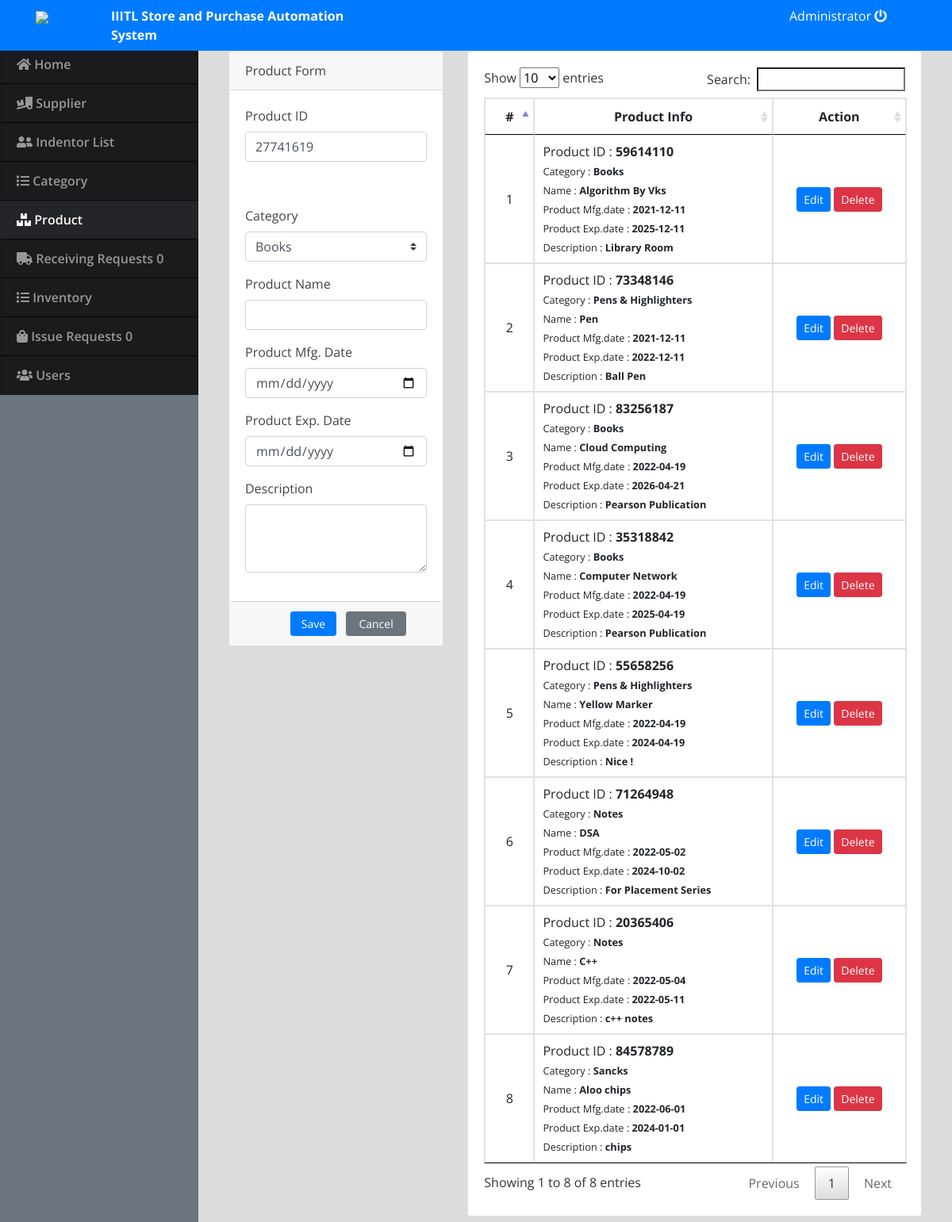
Page /index.php?page=product (signed in) on the committed database.
### tables this page shows
CREATE TABLE `product_list` (
  `id` int(30) NOT NULL,
  `product_id` int(30) NOT NULL,
  `category_id` int(30) NOT NULL,
  `name` varchar(150) NOT NULL,
  `mfg_date` date NOT NULL,
  `exp_date` date NOT NULL,
  `description` text NOT NULL
);

### product.php (the view, shortened to what this page needs)
<?php include('db_connect.php');
	$product_id = mt_rand(1,99999999);
	$product_id = sprintf("%'.08d\n", $product_id);
?>
<div class="container-fluid">
	<div class="col-lg-12">
		<div class="row">
			<div class="col-md-4">
			<form action="" id="manage-product">
				<div class="card">
					<div class="card-header">
						    Product Form
				  	</div>
					<div class="card-body">
							<div class="form-group">
								<label class="control-label">Product ID</label>
								<input type="text" class="form-control" name="product_id" value="<?php echo $product_id ?>">
							</div>
					</div>
					<div class="card-body">
							<div class="form-group">
								<label class="control-label">Category</label>
								<select name="category_id" id="" class="custom-select browser-default">
								<?php
								$cat = $conn->query("SELECT * FROM category_list order by name asc");
								while($row=$cat->fetch_assoc()):
									$cat_arr[$row['id']] = $row['name'];
								?>
									<option value="<?php echo $row['id'] ?>"><?php echo $row['name'] ?></option>
								<?php endwhile; ?>
								</select>
							</div>
						<div class="form-group">
							<label class="control-label">Product Name</label>
							<input type="text" class="form-control" name="name" >
						</div>
						<div class="form-group">
							<label class="control-label">Product Mfg. Date</label>
							<input type="date" class="form-control" id="mfg_date" name="mfg_date" >
						</div>
						<div class="form-group">
							<label class="control-label">Product Exp. Date</label>
							<input type="date" class="form-control" id="exp_date" name="exp_date" >
						</div>
						<div class="form-group">
							<label class="control-label">Description</label>
							<textarea class="form-control" cols="30" rows="3" name="description"></textarea>
						</div>
					</div>
					<div class="card-footer">
						<div class="row">
							<div class="col-md-12">
								<button class="btn btn-sm btn-primary col-sm-3 offset-md-3 mr-2"> Save</button>
								<button class="btn btn-sm btn-secondary col-sm-4" type="button" onclick="$('#manage-product').get(0).reset()">Cancel</button>
							</div>
						</div>
					</div>
				</div>
			</form>
			</div>
			<div class="col-md-8">
				<div class="card">
					<div class="card-body">
						<table class="table table-bordered table-hover">
							<thead>
								<tr>
									<th class="text-center">#</th>
									<th class="text-center">Product Info</th>
									<th class="text-center">Action</th>
								</tr>
							</thead>
							<tbody>
								<?php
								$i = 1;
								$prod = $conn->query("SELECT * FROM product_list order by id asc");
								while($row=$prod->fetch_assoc()):
								?>
								<tr>
									<td class="text-center"><?php echo $i++ ?></td>
									<td class="">
										<p>Product ID : <b><?php echo $row['product_id'] ?></b></p>
										<p><small>Category : <b><?php echo $cat_arr[$row['category_id']] ?></b></small></p>
										<p><small>Name : <b><?php echo $row['name'] ?></b></small></p>
										<p><small>Product Mfg.date : <b><?php echo $row['mfg_date'] ?></b></small></p>
										<p><small>Product Exp.date : <b><?php echo $row['exp_date'] ?></b></small></p>
										<p><small>Description : <b><?php echo $row['description'] ?></b></small></p>
									</td>
									<td class="text-center">
										<button class="btn btn-sm btn-primary edit_product" type="button" data-id="<?php echo $row['id'] ?>" data-name="<?php echo $row['name'] ?>" data-product="<?php echo $row['product_id'] ?>" data-category_id="<?php echo $row['category_id'] ?>"data-mfg="<?php echo $row['mfg_date'] ?>" data-exp="<?php echo $row['exp_date'] ?>" data-description="<?php echo $row['description'] ?>"  >Edit</button>
										<button class="btn btn-sm btn-danger delete_product" type="button" data-id="<?php echo $row['id'] ?>">Delete</button>
									</td>
								</tr>
								<?php endwhile; ?>
							</tbody>
						</table>
					</div>
				</div>
			</div>
		</div>
	</div>
</div>

### assets/css/style.css (style rules this page uses)
body { font-family: "Open Sans", sans-serif; color: #444444; width: 100%; height: calc(100%); }

### index.php (style rules this page uses)
body { background: #80808045; }

### product.php (style rules this page uses)
td { vertical-align: middle !important; }
td p { margin:unset; }

### rows in the picture
product_list: product "59614110", category "Books", name "Algorithm By Vks", mfg_date "2021-12-11", exp_date "2025-12-11", description "Library Room"
product_list: product "73348146", category "Pens & Highlighters", name "Pen", mfg_date "2021-12-11", exp_date "2022-12-11", description "Ball Pen"
product_list: product "83256187", category "Books", name "Cloud Computing", mfg_date "2022-04-19", exp_date "2026-04-21", description "Pearson Publication"
product_list: product "35318842", category "Books", name "Computer Network", mfg_date "2022-04-19", exp_date "2025-04-19", description "Pearson Publication"
product_list: product "55658256", category "Pens & Highlighters", name "Yellow Marker", mfg_date "2022-04-19", exp_date "2024-04-19", description "Nice !"
product_list: product "71264948", category "Notes", name "DSA", mfg_date "2022-05-02", exp_date "2024-10-02", description "For Placement Series"
product_list: product "20365406", category "Notes", name "C++", mfg_date "2022-05-04", exp_date "2022-05-11", description "c++ notes"
product_list: product "84578789", category "Sancks", name "Aloo chips", mfg_date "2022-06-01", exp_date "2024-01-01", description "chips"

### other values in the picture
$_SESSION['login_name'] "Administrator"
$a['total'] "0"
$c['total'] "0"
form field category_id "Books"
